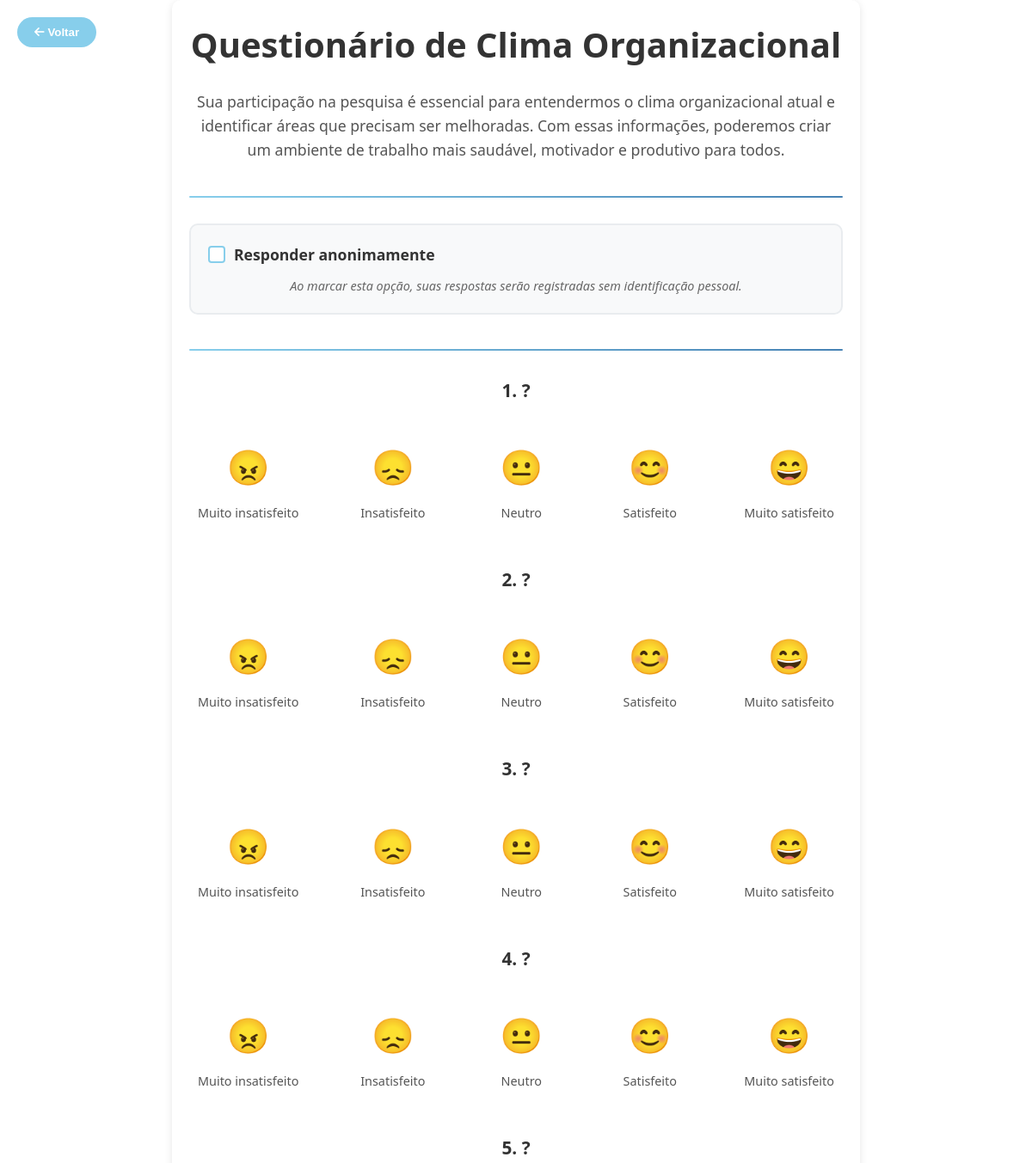
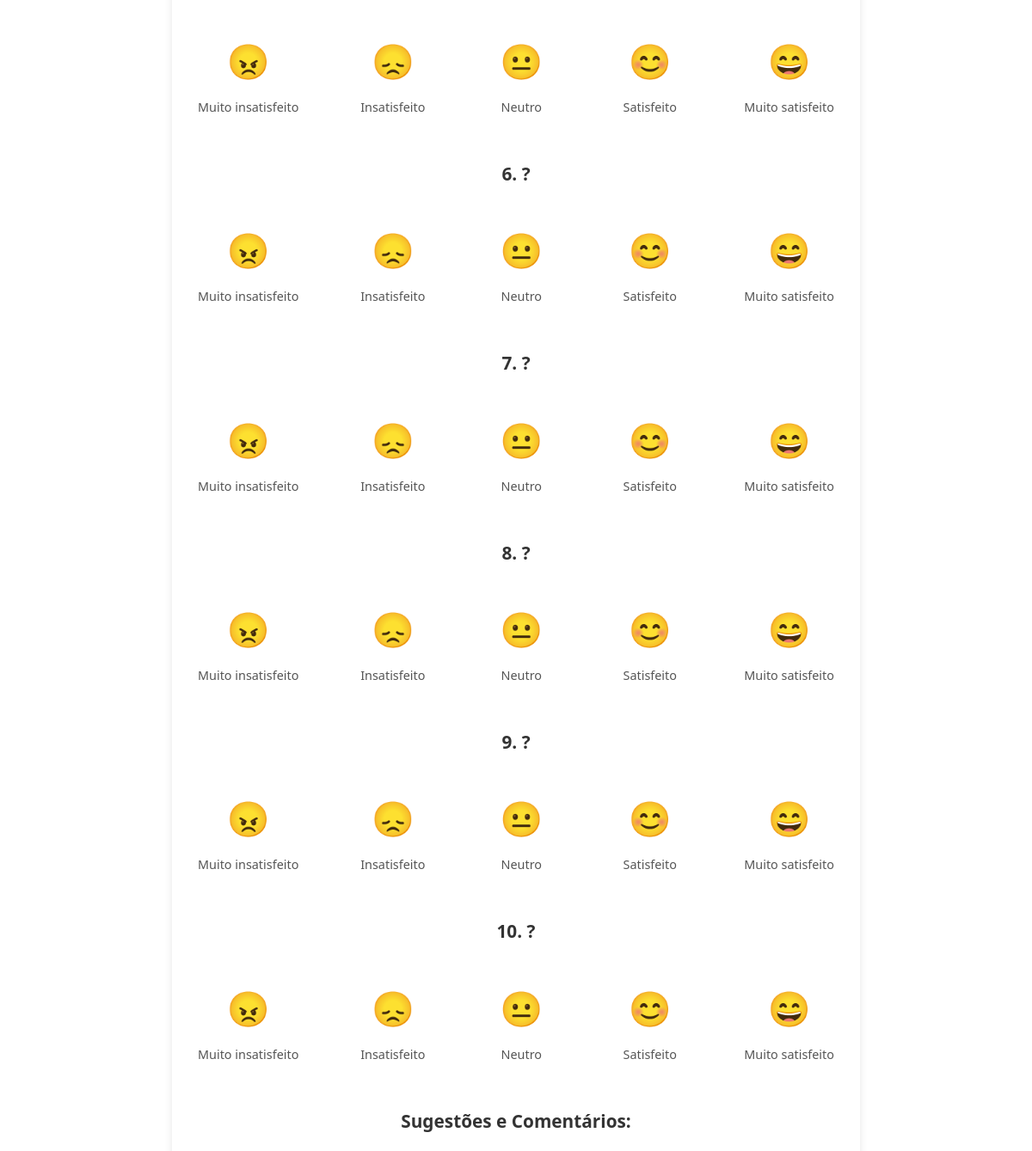
/questionario.php (upper part), run on an earlier commit of the app's database (2 pictures, top to bottom).
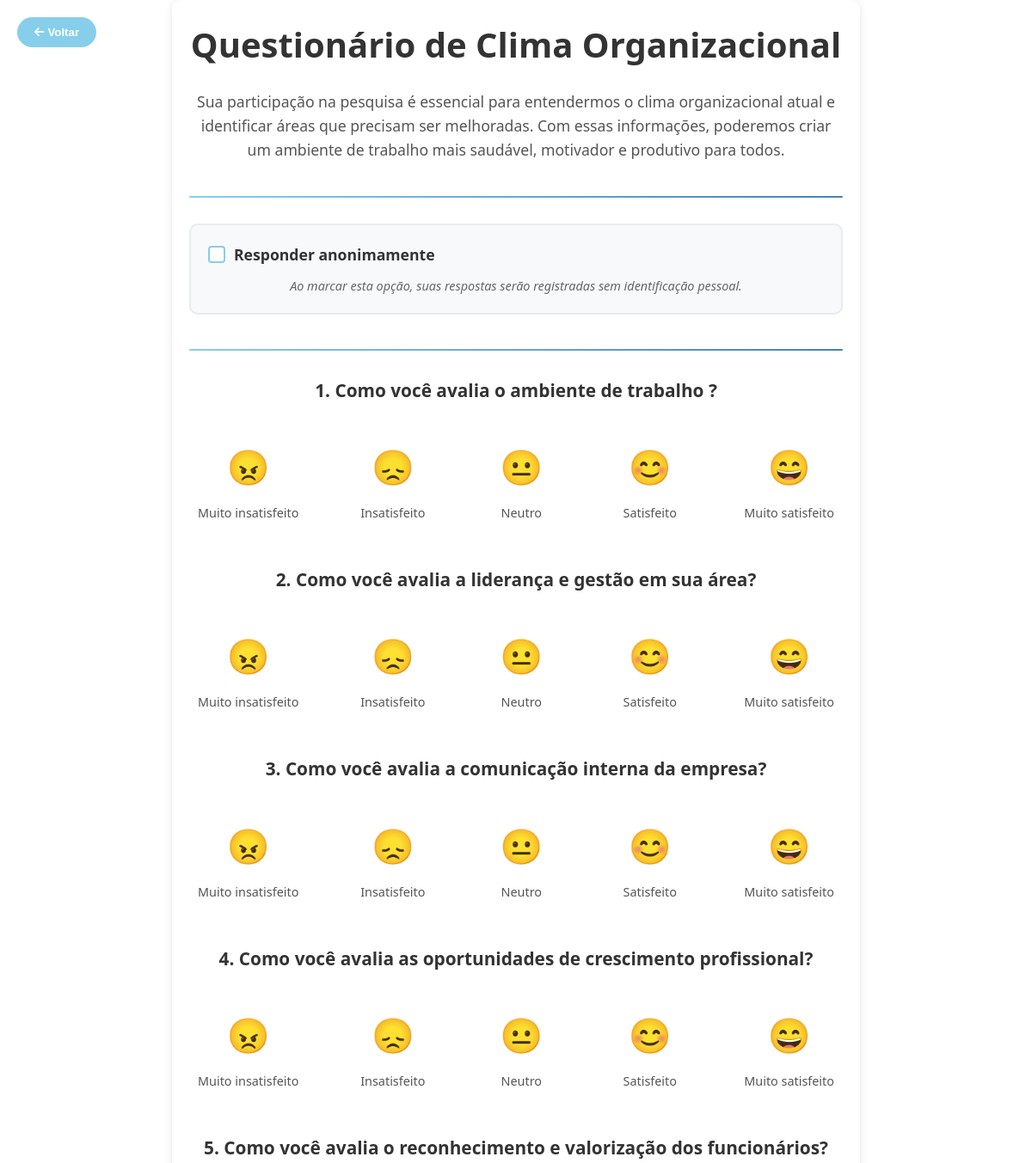
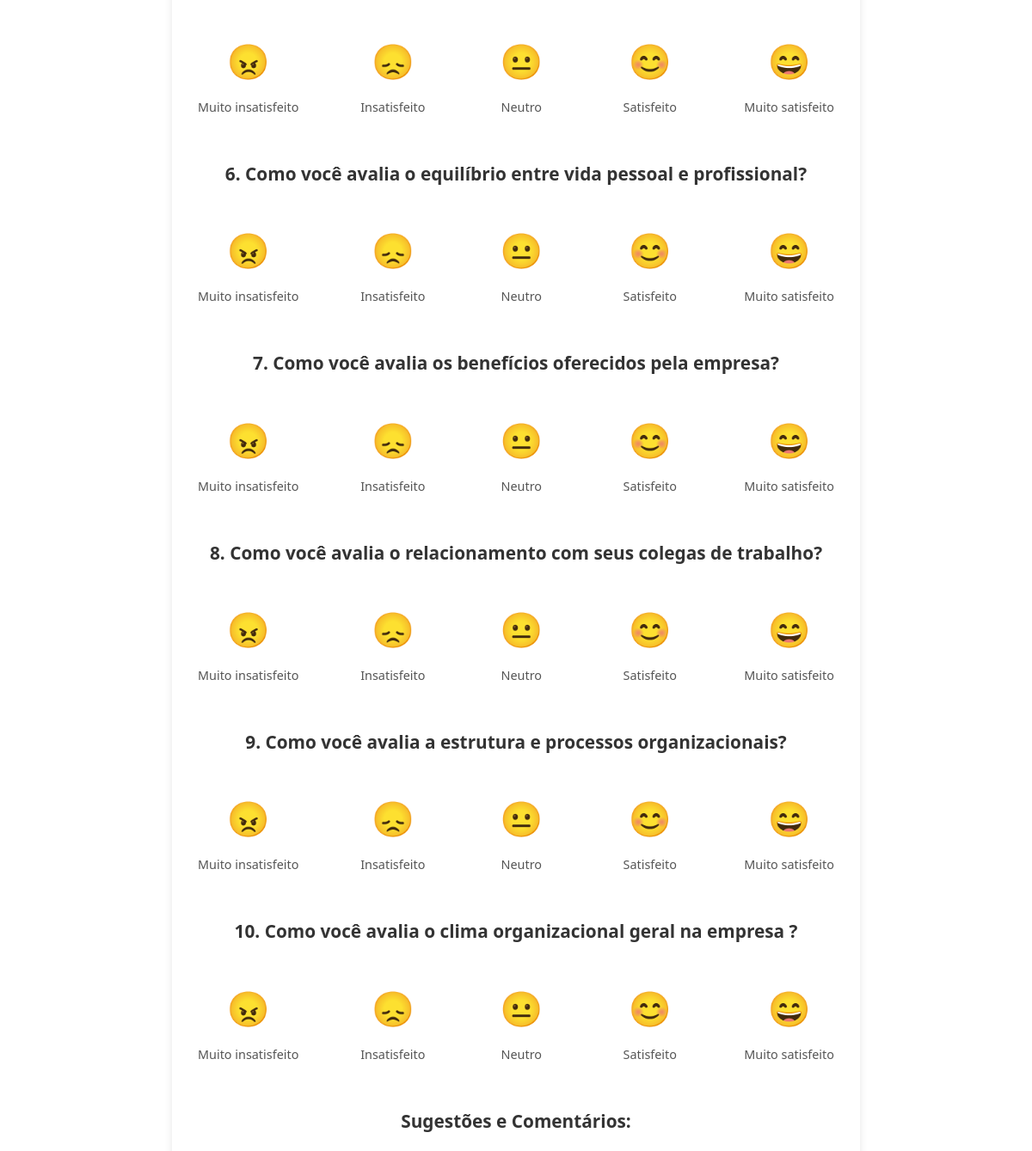
And on a later commit of the database (2 pictures, top to bottom).
### tables this page shows
CREATE TABLE `perguntas` (
  `id` int(11) NOT NULL,
  `primeirapergunta` varchar(99) DEFAULT NULL,
  `segundapergunta` varchar(99) DEFAULT NULL,
  `terceirapergunta` varchar(99) DEFAULT NULL,
  `quartapergunta` varchar(99) DEFAULT NULL,
  `quintapergunta` varchar(99) DEFAULT NULL,
  `sextapergunta` varchar(99) DEFAULT NULL,
  `setimapergunta` varchar(99) DEFAULT NULL,
  `oitavapergunta` varchar(99) DEFAULT NULL,
  `nonapergunta` varchar(99) DEFAULT NULL,
  `decimapergunta` varchar(99) DEFAULT NULL
);

### questionario.php (the view, shortened to what the rows shown need)
<!DOCTYPE html>
<html lang="pt-BR">
<head>
    <link rel="stylesheet" href="assets/css/style.css">
    <link rel="stylesheet" href="https://cdnjs.cloudflare.com/ajax/libs/font-awesome/6.0.0/css/all.min.css">
</head>
<body>
    <div class="questionario-container">
        <div class="questionario-header">
            <h1 class="questionario-title">Questionário de Clima Organizacional</h1>
        </div>
        <form id="questionarioForm">
            <div class="question-section">
                <h2 class="question-title">1. <?php include "includes/mysqlconecta.php"; echo mysqli_fetch_array(mysqli_query($conexao,"SELECT * FROM perguntas"))[1];?>?</h2>
                <div class="satisfaction-scale">
                    <div class="satisfaction-option" data-value="1" data-question="ambienteTrabalho">
                    </div>
                    <div class="satisfaction-option" data-value="2" data-question="ambienteTrabalho">
                    </div>
                    <div class="satisfaction-option" data-value="3" data-question="ambienteTrabalho">
                    </div>
                    <div class="satisfaction-option" data-value="4" data-question="ambienteTrabalho">
                    </div>
                    <div class="satisfaction-option" data-value="5" data-question="ambienteTrabalho">
                    </div>
                </div>
            </div>
            <div class="question-section">
                <h2 class="question-title">2. <?php include "includes/mysqlconecta.php"; echo mysqli_fetch_array(mysqli_query($conexao,"SELECT * FROM perguntas"))[2];?>?</h2>
                <div class="satisfaction-scale">
                    <div class="satisfaction-option" data-value="1" data-question="lideranca">
                    </div>
                    <div class="satisfaction-option" data-value="2" data-question="lideranca">
                    </div>
                    <div class="satisfaction-option" data-value="3" data-question="lideranca">
                    </div>
                    <div class="satisfaction-option" data-value="4" data-question="lideranca">
                    </div>
                    <div class="satisfaction-option" data-value="5" data-question="lideranca">
                    </div>
                </div>
            </div>
            <div class="question-section">
                <h2 class="question-title">3. <?php include "includes/mysqlconecta.php"; echo mysqli_fetch_array(mysqli_query($conexao,"SELECT * FROM perguntas"))[3];?>?</h2>
                <div class="satisfaction-scale">
                    <div class="satisfaction-option" data-value="1" data-question="comunicacao">
                    </div>
                    <div class="satisfaction-option" data-value="2" data-question="comunicacao">
                    </div>
                    <div class="satisfaction-option" data-value="3" data-question="comunicacao">
                    </div>
                    <div class="satisfaction-option" data-value="4" data-question="comunicacao">
                    </div>
                    <div class="satisfaction-option" data-value="5" data-question="comunicacao">
                    </div>
                </div>
            </div>
            <div class="question-section">
                <h2 class="question-title">4. <?php include "includes/mysqlconecta.php"; echo mysqli_fetch_array(mysqli_query($conexao,"SELECT * FROM perguntas"))[4];?>?</h2>
                <div class="satisfaction-scale">
                    <div class="satisfaction-option" data-value="1" data-question="crescimento">
                    </div>
                    <div class="satisfaction-option" data-value="2" data-question="crescimento">
                    </div>
                    <div class="satisfaction-option" data-value="3" data-question="crescimento">
                    </div>
                    <div class="satisfaction-option" data-value="4" data-question="crescimento">
                    </div>
                    <div class="satisfaction-option" data-value="5" data-question="crescimento">
                    </div>
                </div>
            </div>
            <div class="question-section">
                <h2 class="question-title">5. <?php include "includes/mysqlconecta.php"; echo mysqli_fetch_array(mysqli_query($conexao,"SELECT * FROM perguntas"))[5];?>?</h2>
                <div class="satisfaction-scale">
                    <div class="satisfaction-option" data-value="1" data-question="reconhecimento">
                    </div>
                    <div class="satisfaction-option" data-value="2" data-question="reconhecimento">
                    </div>
                    <div class="satisfaction-option" data-value="3" data-question="reconhecimento">
                    </div>
                    <div class="satisfaction-option" data-value="4" data-question="reconhecimento">
                    </div>
                    <div class="satisfaction-option" data-value="5" data-question="reconhecimento">
                    </div>
                </div>
            </div>
            <div class="question-section">
                <h2 class="question-title">6. <?php include "includes/mysqlconecta.php"; echo mysqli_fetch_array(mysqli_query($conexao,"SELECT * FROM perguntas"))[6];?>?</h2>
                <div class="satisfaction-scale">
                    <div class="satisfaction-option" data-value="1" data-question="equilibrio">
                    </div>
                    <div class="satisfaction-option" data-value="2" data-question="equilibrio">
                    </div>
                    <div class="satisfaction-option" data-value="3" data-question="equilibrio">
                    </div>
                    <div class="satisfaction-option" data-value="4" data-question="equilibrio">
                    </div>
                    <div class="satisfaction-option" data-value="5" data-question="equilibrio">
                    </div>
                </div>
            </div>
            <div class="question-section">
                <h2 class="question-title">7. <?php include "includes/mysqlconecta.php"; echo mysqli_fetch_array(mysqli_query($conexao,"SELECT * FROM perguntas"))[7];?>?</h2>
                <div class="satisfaction-scale">
                    <div class="satisfaction-option" data-value="1" data-question="beneficios">
                    </div>
                    <div class="satisfaction-option" data-value="2" data-question="beneficios">
                    </div>
                    <div class="satisfaction-option" data-value="3" data-question="beneficios">
                    </div>
                    <div class="satisfaction-option" data-value="4" data-question="beneficios">
                    </div>
                    <div class="satisfaction-option" data-value="5" data-question="beneficios">
                    </div>
                </div>
            </div>
            <div class="question-section">
                <h2 class="question-title">8. <?php include "includes/mysqlconecta.php"; echo mysqli_fetch_array(mysqli_query($conexao,"SELECT * FROM perguntas"))[8];?>?</h2>
                <div class="satisfaction-scale">
                    <div class="satisfaction-option" data-value="1" data-question="relacionamento">
                    </div>
                    <div class="satisfaction-option" data-value="2" data-question="relacionamento">
                    </div>
                    <div class="satisfaction-option" data-value="3" data-question="relacionamento">
                    </div>
                    <div class="satisfaction-option" data-value="4" data-question="relacionamento">
                    </div>
                    <div class="satisfaction-option" data-value="5" data-question="relacionamento">
                    </div>
                </div>
            </div>
            <div class="question-section">
                <h2 class="question-title">9. <?php include "includes/mysqlconecta.php"; echo mysqli_fetch_array(mysqli_query($conexao,"SELECT * FROM perguntas"))[9];?>?</h2>
                <div class="satisfaction-scale">
                    <div class="satisfaction-option" data-value="1" data-question="estrutura">
                    </div>
                    <div class="satisfaction-option" data-value="2" data-question="estrutura">
                    </div>
                    <div class="satisfaction-option" data-value="3" data-question="estrutura">
                    </div>
                    <div class="satisfaction-option" data-value="4" data-question="estrutura">
                    </div>
                    <div class="satisfaction-option" data-value="5" data-question="estrutura">
                    </div>
                </div>
            </div>
            <div class="question-section">
                <h2 class="question-title">10. <?php include "includes/mysqlconecta.php"; echo mysqli_fetch_array(mysqli_query($conexao,"SELECT * FROM perguntas"))[10];?> ?</h2>
                <div class="satisfaction-scale">
                    <div class="satisfaction-option" data-value="1" data-question="climaOrganizacional">
                    </div>
                    <div class="satisfaction-option" data-value="2" data-question="climaOrganizacional">
                    </div>
                    <div class="satisfaction-option" data-value="3" data-question="climaOrganizacional">
                    </div>
                    <div class="satisfaction-option" data-value="4" data-question="climaOrganizacional">
                    </div>
                    <div class="satisfaction-option" data-value="5" data-question="climaOrganizacional">
                    </div>
                </div>
            </div>
            <div class="comment-section">
                <h2 class="question-title">Sugestões e Comentários:</h2>
            </div>
        </form>
    </div>
</body>
</html>

What changed in the data, as far as the page shows it:
added perguntas: primeirapergunta "Como você avalia o ambiente de trabalho", segundapergunta "Como você avalia a liderança e gestão em sua área", terceirapergunta "Como você avalia a comunicação interna da empresa", quartapergunta "Como você avalia as oportunidades de crescimento profissional", quintapergunta "Como você avalia o reconhecimento e valorização dos funcionários", sextapergunta "Como você avalia o equilíbrio entre vida pessoal e profissional", setimapergunta "Como você avalia os benefícios oferecidos pela empresa", oitavapergunta "Como você avalia o relacionamento com seus colegas de trabalho", nonapergunta "Como você avalia a estrutura e processos organizacionais", decimapergunta "Como você avalia o clima organizacional geral na empresa"
